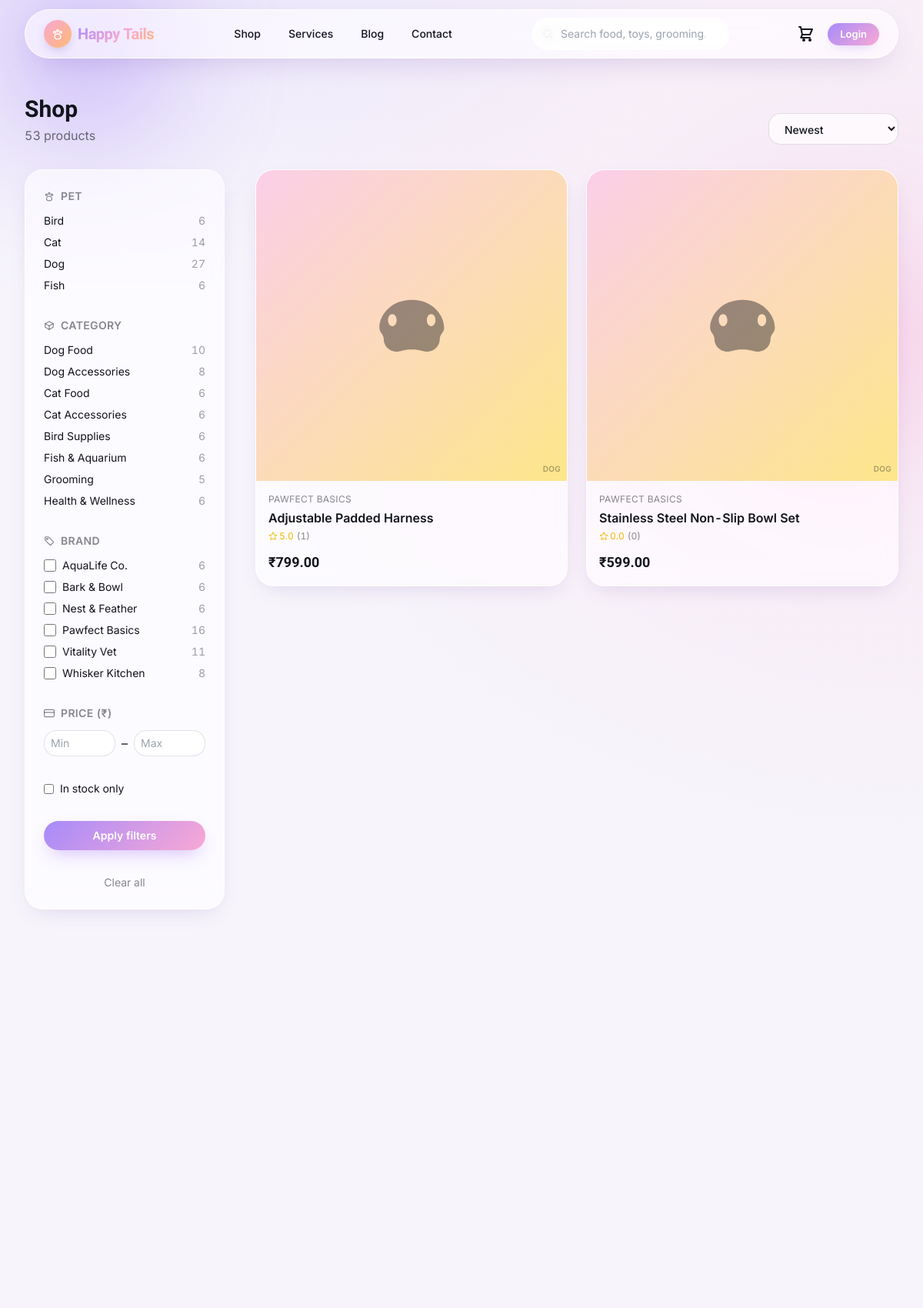
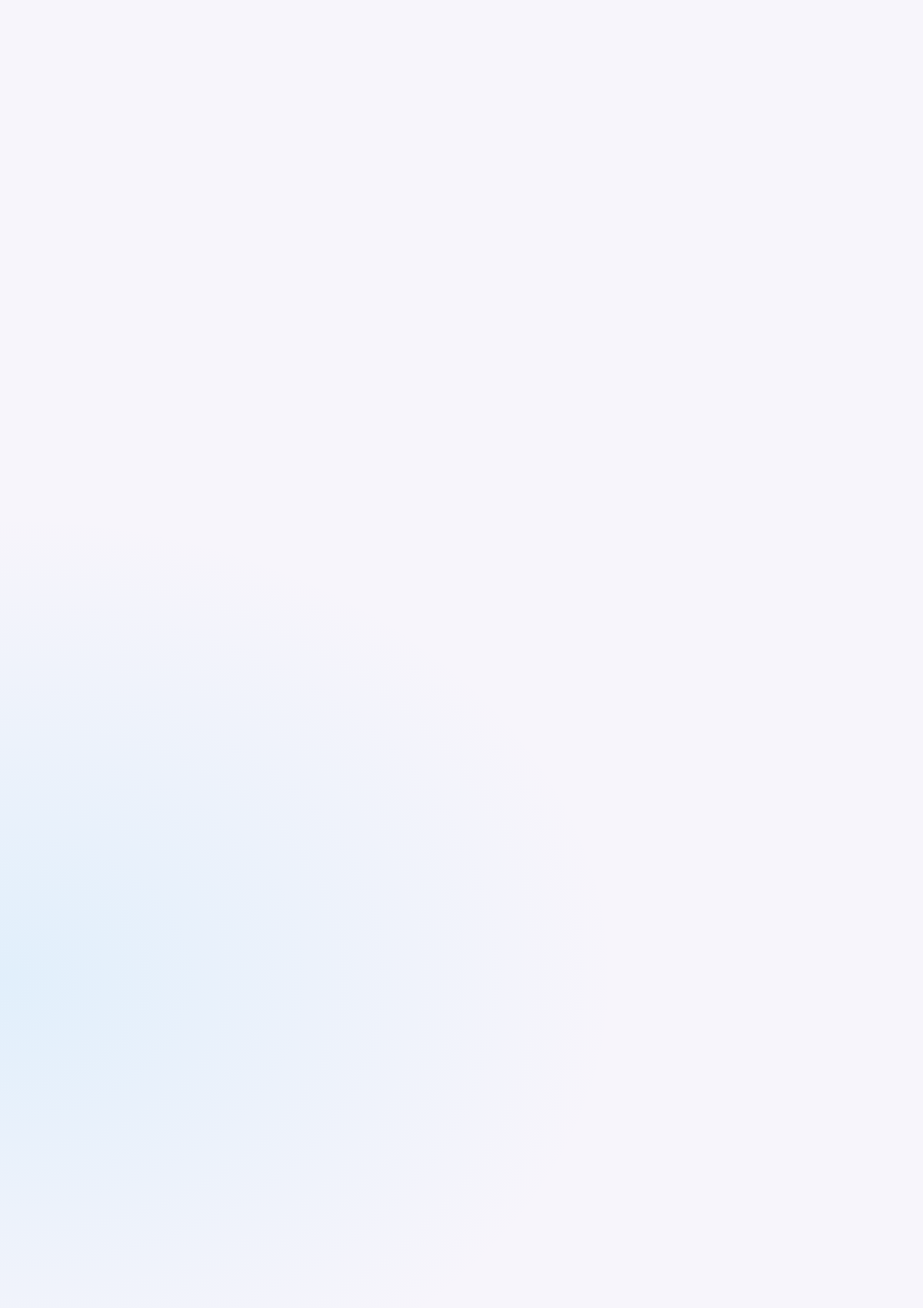
Page /shop (upper part) on the committed database (2 pictures, top to bottom).
### tables this page shows
CREATE TABLE categories (
    id INTEGER PRIMARY KEY AUTOINCREMENT,
    parent_id INT NULL,
    name VARCHAR(150) NOT NULL,
    slug VARCHAR(160) NOT NULL,
    description VARCHAR(500) NULL,
    icon VARCHAR(50) NULL,
    sort_order INT NOT NULL DEFAULT 0,
    is_active INTEGER NOT NULL DEFAULT 1,
    created_at DATETIME NOT NULL,
    updated_at DATETIME NOT NULL,
    CONSTRAINT categories_parent_fk FOREIGN KEY (parent_id) REFERENCES categories(id) ON DELETE CASCADE
    );

CREATE TABLE brands (
    id INTEGER PRIMARY KEY AUTOINCREMENT,
    name VARCHAR(150) NOT NULL,
    slug VARCHAR(160) NOT NULL,
    description VARCHAR(500) NULL,
    logo_path VARCHAR(255) NULL,
    created_at DATETIME NOT NULL,
    updated_at DATETIME NOT NULL
    );

CREATE TABLE products (
    id INTEGER PRIMARY KEY AUTOINCREMENT,
    category_id INT NOT NULL,
    brand_id INT NULL,
    name VARCHAR(200) NOT NULL,
    slug VARCHAR(220) NOT NULL,
    short_description VARCHAR(300) NULL,
    description TEXT NULL,
    pet_type TEXT NOT NULL DEFAULT 'other' CHECK (pet_type IN ('dog','cat','bird','fish','small_pet','other')),
    life_stage TEXT NOT NULL DEFAULT 'all' CHECK (life_stage IN ('puppy_kitten','adult','senior','all')),
    status TEXT NOT NULL DEFAULT 'active' CHECK (status IN ('draft','active','archived')),
    feeding_grams_per_day INT NULL,
    avg_rating DECIMAL(3,2) NOT NULL DEFAULT 0.00,
    review_count INT NOT NULL DEFAULT 0,
    is_featured INTEGER NOT NULL DEFAULT 0,
    meta_title VARCHAR(200) NULL,
    meta_description VARCHAR(300) NULL,
    created_at DATETIME NOT NULL,
    updated_at DATETIME NOT NULL,
    deleted_at DATETIME NULL,
    CONSTRAINT products_category_fk FOREIGN KEY (category_id) REFERENCES categories(id),
    CONSTRAINT products_brand_fk FOREIGN KEY (brand_id) REFERENCES brands(id) ON DELETE SET NULL
    );

### app/Views/site/catalogue/index.php (the view, shortened to what the rows shown need)
<?php
$items = $result['items'];
$total = $result['total'];
?>
<section class="mx-auto max-w-7xl px-4 sm:px-6 lg:px-8 py-12">
  <div class="flex flex-col sm:flex-row sm:items-end sm:justify-between gap-4" data-reveal>
    <div>
      <h1 class="font-display text-3xl font-bold"><?= !empty($filters['q']) ? 'Search results for "' . e($filters['q']) . '"' : 'Shop' ?></h1>
      <p class="mt-1 text-ink/60"><?= $total ?> product<?= $total === 1 ? '' : 's' ?></p>
    </div>
    <form method="GET" action="/shop" class="flex items-center gap-3">
      <select id="sort" name="sort" onchange="this.form.submit()" class="input !w-auto text-sm font-medium">
        <?php foreach ([
          'newest' => 'Newest',
          'price_asc' => 'Price: low to high',
          'price_desc' => 'Price: high to low',
          'rating' => 'Top rated',
        ] as $val => $label): ?>
          <option value="<?= e($val) ?>" <?= ($filters['sort'] ?? 'newest') === $val ? 'selected' : '' ?>><?= e($label) ?></option>
        <?php endforeach; ?>
      </select>
    </form>
  </div>
  <div class="mt-8 grid lg:grid-cols-[260px_1fr] gap-10">
    <aside class="card-tag p-6 h-fit space-y-8" data-reveal>
      <form method="GET" action="/shop" class="space-y-8">
        <div>
          <h2 class="flex items-center gap-2 text-sm font-semibold uppercase tracking-wide text-ink/50"><?= icon('paw', 'h-3.5 w-3.5') ?> Pet</h2>
          <ul class="mt-3 space-y-2 text-sm">
            <?php foreach ($result['facets']['pet_types'] as $pt): ?>
              <li>
                <a href="<?= e(query_with($filters, ['pet' => $filters['pet'] === $pt['pet_type'] ? null : $pt['pet_type'], 'page' => null])) ?>"
                   class="flex justify-between hover:text-leash <?= ($filters['pet'] ?? '') === $pt['pet_type'] ? 'font-semibold text-leash' : '' ?>">
                  <span class="capitalize"><?= e(str_replace('_', ' ', $pt['pet_type'])) ?></span>
                  <span class="text-ink/40"><?= (int) $pt['product_count'] ?></span>
                </a>
              </li>
            <?php endforeach; ?>
          </ul>
        </div>
        <div>
          <h2 class="flex items-center gap-2 text-sm font-semibold uppercase tracking-wide text-ink/50"><?= icon('box', 'h-3.5 w-3.5') ?> Category</h2>
          <ul class="mt-3 space-y-2 text-sm">
            <?php foreach ($result['facets']['categories'] as $cat): ?>
              <li>
                <a href="<?= e(query_with($filters, ['category' => $filters['category'] === $cat['slug'] ? null : $cat['slug'], 'page' => null])) ?>"
                   class="flex justify-between hover:text-leash <?= ($filters['category'] ?? '') === $cat['slug'] ? 'font-semibold text-leash' : '' ?>">
                  <span><?= e($cat['name']) ?></span>
                  <span class="text-ink/40"><?= (int) $cat['product_count'] ?></span>
                </a>
              </li>
            <?php endforeach; ?>
          </ul>
        </div>
        <div>
          <h2 class="flex items-center gap-2 text-sm font-semibold uppercase tracking-wide text-ink/50"><?= icon('tag', 'h-3.5 w-3.5') ?> Brand</h2>
          <ul class="mt-3 space-y-2 text-sm max-h-48 overflow-y-auto">
            <?php foreach ($result['facets']['brands'] as $brand): ?>
              <li class="flex items-center gap-2">
                <input type="checkbox" id="brand-<?= (int) $brand['id'] ?>" name="brand[]" value="<?= e($brand['slug']) ?>"
                       <?= in_array($brand['slug'], (array) ($filters['brand'] ?? []), true) ? 'checked' : '' ?>
                       class="rounded accent-[#7c3aed] w-4 h-4">
                <label for="brand-<?= (int) $brand['id'] ?>" class="flex-1 flex justify-between">
                  <span><?= e($brand['name']) ?></span>
                  <span class="text-ink/40"><?= (int) $brand['product_count'] ?></span>
                </label>
              </li>
            <?php endforeach; ?>
          </ul>
        </div>
        <div>
          <h2 class="flex items-center gap-2 text-sm font-semibold uppercase tracking-wide text-ink/50"><?= icon('credit-card', 'h-3.5 w-3.5') ?> Price (₹)</h2>
          <div class="mt-3 flex items-center gap-2">
            <input type="number" name="price_min" placeholder="Min" value="<?= e($filters['price_min'] ?? '') ?>" class="input !w-full px-2 py-1.5 text-sm">
            <span>–</span>
            <input type="number" name="price_max" placeholder="Max" value="<?= e($filters['price_max'] ?? '') ?>" class="input !w-full px-2 py-1.5 text-sm">
          </div>
        </div>
        <div>
          <label class="flex items-center gap-2 text-sm">
            <input type="checkbox" name="in_stock" value="1" <?= !empty($filters['in_stock']) ? 'checked' : '' ?> class="border-2 border-ink">
            In stock only
          </label>
        </div>
        <button type="submit" class="btn btn-primary w-full">Apply filters</button>
        <a href="/shop" class="block text-center text-sm text-ink/50 hover:text-leash">Clear all</a>
      </form>
    </aside>
    <div>
      <?php if ($items === []): ?>
        <div class="card-tag p-10 text-center" data-reveal>
          <span class="icon-chip icon-chip-leash mx-auto"><?= icon('search', 'h-5 w-5') ?></span>
          <p class="font-display text-xl font-semibold mt-4">No products match those filters.</p>
          <p class="mt-2 text-ink/60">Try clearing a filter or searching a different term.</p>
          <a href="/shop" class="btn btn-primary mt-6">Clear filters</a>
        </div>
      <?php else: ?>
        <div class="grid sm:grid-cols-2 xl:grid-cols-3 gap-6">
          <?php foreach ($items as $i => $product): ?>
            <a href="/shop/<?= e($product['slug']) ?>" class="card-tag card-tag--pop group flex flex-col" data-reveal style="transition-delay:<?= ($i % 6) * 60 ?>ms">
              <?php \App\Core\View::include('components/product-image', ['product' => $product]); ?>
              <div class="p-4 flex-1 flex flex-col">
                <?php if ($product['brand_name']): ?>
                  <p class="text-xs uppercase tracking-wide text-ink/50"><?= e($product['brand_name']) ?></p>
                <?php endif; ?>
                <h3 class="font-semibold mt-1 group-hover:text-leash transition-colors duration-150"><?= e($product['name']) ?></h3>
                <div class="mt-1 flex items-center gap-1 text-xs text-ink/50">
                  <span class="flex items-center gap-0.5 text-tennis" aria-hidden="true"><?= icon('star', 'h-3 w-3') ?> <?= number_format((float) $product['avg_rating'], 1) ?></span>
                  <span>(<?= (int) $product['review_count'] ?>)</span>
                </div>
                <div class="mt-auto pt-3 flex items-baseline gap-2">
                  <span class="font-display text-lg font-bold"><?= money((int) $product['min_price_paise']) ?></span>
                </div>
              </div>
            </a>
          <?php endforeach; ?>
        </div>
      <?php endif; ?>
    </div>
  </div>
</section>

### app/Core/Router.php (shortened to what the rows shown need)
<?php
final class Router
{
    private array $routes = [
        'GET' => [], 'POST' => [], 'PUT' => [], 'PATCH' => [], 'DELETE' => [],
    ];
    private string $groupPrefix = '';
    private array $groupMiddleware = [];
    public function group(array $attrs, callable $callback): void
    {
        $previousPrefix = $this->groupPrefix;
        $previousMiddleware = $this->groupMiddleware;
        $this->groupPrefix = $previousPrefix . ($attrs['prefix'] ?? '');
        $this->groupMiddleware = [...$previousMiddleware, ...($attrs['middleware'] ?? [])];
        $this->groupPrefix = $previousPrefix;
        $this->groupMiddleware = $previousMiddleware;
    }
    private function add(string $method, string $uri, mixed $handler, array $middleware): void
    {
        $uri = $this->groupPrefix . $uri;
        $uri = '/' . trim($uri, '/');
        $paramNames = [];
        $pattern = preg_replace_callback('#\{([a-zA-Z_][a-zA-Z0-9_]*)\}#', static function (array $m) use (&$paramNames) {
            $paramNames[] = $m[1];
            return '([^/]+)';
        }, $uri);
        $this->routes[$method][] = [
            'uri' => $uri,
            'pattern' => '#^' . $pattern . '$#',
            'handler' => $handler,
            'middleware' => [...$this->groupMiddleware, ...$middleware],
            'params' => $paramNames,
        ];
    }
    public function dispatch(Request $request): void
    {
        $method = $request->method();
        $path = $request->path();
        foreach ($this->routes[$method] ?? [] as $route) {
            if (preg_match($route['pattern'], $path, $matches)) {
                array_shift($matches);
                $params = array_combine($route['params'], $matches);
                $pipeline = array_reduce(
                    array_reverse($route['middleware']),
                    fn (callable $next, string $spec) => fn () => $this->resolveMiddleware($spec)->handle($request, $next),
                    fn () => $this->callHandler($route['handler'], $request, $params),
                );
                $pipeline();
                return;
            }
        }
    }
    private function resolveMiddleware(string $spec): object
    {
        $args = [];
        return new $class(...$args);
    }
    private function callHandler(mixed $handler, Request $request, array $params): mixed
    {
        if (is_array($handler)) {
            [$class, $method] = $handler;
            $controller = new $class();
            return $controller->{$method}($request, ...array_values($params));
        }
        throw new \RuntimeException('Invalid route handler');
    }
}

### app/Core/helpers.php (shortened to what the rows shown need)
<?php
function env(string $key, mixed $default = null): mixed
{
    $value = $_ENV[$key] ?? $_SERVER[$key] ?? getenv($key);
    if ($value === false || $value === null) {
        return $default;
    }
    return match (strtolower((string) $value)) {
        'true', '(true)' => true,
        'false', '(false)' => false,
        'null', '(null)' => null,
        'empty', '(empty)' => '',
        default => $value,
    };
}
function config(string $key, mixed $default = null): mixed
{
    static $config = null;
    if ($config === null) {
        $config = require dirname(__DIR__, 2) . '/config/config.php';
    }
    $segments = explode('.', $key);
    $value = $config;
    foreach ($segments as $segment) {
        $value = $value[$segment];
    }
    return $value;
}
function base_path(string $path = ''): string
{
    return dirname(__DIR__, 2) . ($path !== '' ? '/' . ltrim($path, '/') : '');
}
function storage_path(string $path = ''): string
{
    return base_path('storage' . ($path !== '' ? '/' . ltrim($path, '/') : ''));
}
function e(mixed $value): string
{
    return htmlspecialchars((string) $value, ENT_QUOTES | ENT_SUBSTITUTE, 'UTF-8');
}
function icon(string $name, string $class = 'h-5 w-5'): string
{
    $inner = $icons[$name] ?? $icons['tag'];
    return sprintf(
        '<svg class="%s" viewBox="0 0 24 24" fill="none" stroke="currentColor" stroke-width="2" stroke-linecap="round" stroke-linejoin="round" aria-hidden="true">%s</svg>',
        e($class),
        $inner
    );
}

### app/Views/components/product-image.php
<?php
$class ??= 'aspect-square';
$palette = [
    'dog' => ['grad' => 'linear-gradient(135deg, #fbcfe8, #fde68a)', 'text' => 'text-ink/70'],
    'cat' => ['grad' => 'linear-gradient(135deg, #ddd6fe, #fbcfe8)', 'text' => 'text-ink/70'],
    'bird' => ['grad' => 'linear-gradient(135deg, #bae6fd, #ddd6fe)', 'text' => 'text-ink/70'],
    'fish' => ['grad' => 'linear-gradient(135deg, #a7f3d0, #bae6fd)', 'text' => 'text-ink/70'],
    'small_pet' => ['grad' => 'linear-gradient(135deg, #fde68a, #a7f3d0)', 'text' => 'text-ink/70'],
    'other' => ['grad' => 'linear-gradient(135deg, #e2e8f0, #ddd6fe)', 'text' => 'text-ink/70'],
];
$tone = $palette[$product['pet_type']] ?? $palette['other'];
$icons = [
    'dog' => 'M4.5 12.5c0-3 2.7-6.5 7.5-6.5s7.5 3.5 7.5 6.5c0 1-1 1.5-1 2.5 0 1.7-1.3 3-3 3-1 0-1.3-.5-3.5-.5s-2.5.5-3.5.5c-1.7 0-3-1.3-3-3 0-1-1-1.5-1-2.5Zm3-3.2c-.6 0-1 .6-1 1.4s.4 1.4 1 1.4 1-.6 1-1.4-.4-1.4-1-1.4Zm9 0c-.6 0-1 .6-1 1.4s.4 1.4 1 1.4 1-.6 1-1.4-.4-1.4-1-1.4Z',
    'cat' => 'M6 3 4 9l4 1.5V19a1 1 0 0 0 1 1h6a1 1 0 0 0 1-1v-8.5L20 9l-2-6-4.5 3h-3.5L6 3Zm2.5 9.5c.4 0 .8.4.8.9s-.4.9-.8.9-.8-.4-.8-.9.4-.9.8-.9Zm7 0c.4 0 .8.4.8.9s-.4.9-.8.9-.8-.4-.8-.9.4-.9.8-.9ZM12 14l1 1.3H11L12 14Z',
    'bird' => 'M4 13c0-4 3.5-7.5 8-7.5.6-1 1.7-1.7 3-1.7 0 1-.4 1.8-1 2.4 2.3 1.1 3.8 3.4 3.8 6 0 .5-.4.8-.8.8-.5 0-1.3-.3-1.7-.6L14 14l-2.5 1.3L9 14l-1.5 2H6l1-2.3C5 13.2 4 13 4 13Zm3.5 6c1-.3 2-1 2.7-2 .6.5 1.4.8 2.3.8 2.8 0 5-2 5.8-4.6.6.4 1.2 1 1.2 1.8 0 2.8-3.5 6-8 6-1.6 0-3-.4-4-.7Z',
    'fish' => 'M3 12c3-3.5 7-5.5 11-4.5 2 .5 3.5 2 4.5 3-1 1-2.5 2.5-4.5 3-4 1-8-1-11-4.5Zm14.5-1.5 3-2.5-.5 3 .5 3-3-2.5ZM8 11c.4 0 .8.4.8.9s-.4.9-.8.9-.8-.4-.8-.9.4-.9.8-.9Z',
    'small_pet' => 'M7 10c0-2.5 2-4.5 5-4.5s5 2 5 4.5c0 1-1.5 1.5-1.5 3v2c0 2-1.5 3.5-3.5 3.5s-3.5-1.5-3.5-3.5v-2c0-1.5-1.5-2-1.5-3Zm2-2c-.4 0-.7.5-.7 1.2S8.6 10.4 9 10.4s.7-.5.7-1.2S9.4 8 9 8Zm6 0c-.4 0-.7.5-.7 1.2s.3 1.2.7 1.2.7-.5.7-1.2S15.4 8 15 8Z',
    'other' => 'M12 4 4 8v8l8 4 8-4V8L12 4Zm0 2.2 5.8 2.9L12 12l-5.8-2.9L12 6.2Z',
];
$icon = $icons[$product['pet_type']] ?? $icons['other'];
?>
<div class="<?= e($class) ?> <?= e($tone['text']) ?> flex items-center justify-center relative overflow-hidden" style="background: <?= $tone['grad'] ?>;">
  <svg viewBox="0 0 24 24" fill="currentColor" class="w-1/3 h-1/3 opacity-60" aria-hidden="true"><path d="<?= $icon ?>"/></svg>
  <span class="absolute bottom-2 right-2 text-[10px] font-semibold uppercase tracking-wide opacity-50"><?= e($product['pet_type']) ?></span>
</div>

### rows in the picture
categories: name "Dog Food", product_count "10"
categories: name "Dog Accessories", product_count "8"
categories: name "Cat Food", product_count "6"
categories: name "Cat Accessories", product_count "6"
categories: name "Bird Supplies", product_count "6"
categories: name "Fish & Aquarium", product_count "6"
categories: name "Grooming", product_count "5"
categories: name "Health & Wellness", product_count "6"
brands: name "AquaLife Co.", product_count "6"
brands: name "Bark & Bowl", product_count "6"
brands: name "Nest & Feather", product_count "6"
brands: name "Pawfect Basics", product_count "16"
brands: name "Vitality Vet", product_count "11"
brands: name "Whisker Kitchen", product_count "8"
products: pet_type "DOG", brand_name "PAWFECT BASICS", name "Adjustable Padded Harness", avg_rating "5.0", review_count "1", min_price_paise "₹799.00"
products: pet_type "DOG", brand_name "PAWFECT BASICS", name "Stainless Steel Non-Slip Bowl Set", avg_rating "0.0", review_count "0", min_price_paise "₹599.00"

### other values in the picture
$total "53"
str_replace('_', ' ', $pt['pet_type']) "Bird"
$pt['product_count'] "6"
str_replace('_', ' ', $pt['pet_type']) "Cat"
$pt['product_count'] "14"
str_replace('_', ' ', $pt['pet_type']) "Dog"
$pt['product_count'] "27"
str_replace('_', ' ', $pt['pet_type']) "Fish"
form field sort "Newest"
